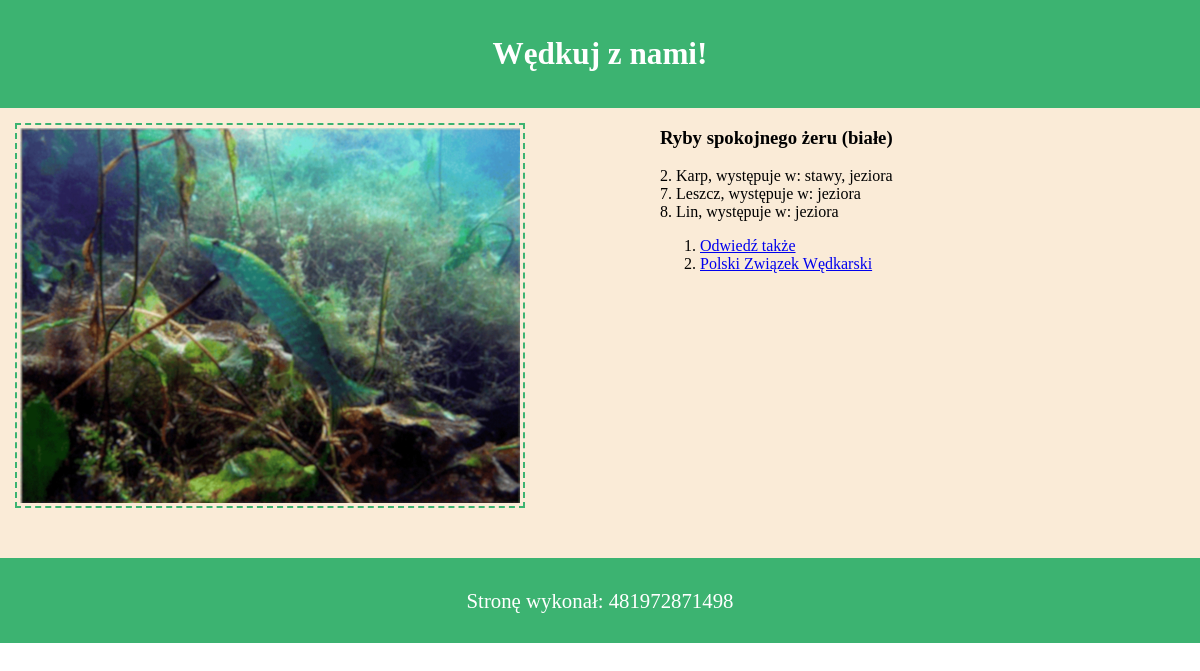
Screenshot of /ee09_2020_styczen_1/wedkowanie.php with the database file from the repository.
### tables this page shows
CREATE TABLE `ryby` (
  `id` int(10) UNSIGNED NOT NULL,
  `nazwa` text,
  `wystepowanie` text,
  `styl_zycia` int(11) DEFAULT NULL
);

### ee09_2020_styczen_1/wedkowanie.php (the view, shortened to what this page needs)
<!DOCTYPE html>
<html lang="pl">
<head>
    <link href="styl2.css" rel="stylesheet">
</head>
<body>
    <div id="baner">
        <h2>Wędkuj z nami!</h2>
    </div>
    <div id="lewy">
        <img src="ryba2.jpg" alt="Szczupak">
    </div>
    <div id="prawy">
        <h3>Ryby spokojnego żeru (białe)</h3>
        <?php
            $conn = mysqli_connect('localhost','root','','wedkowanie2');
            $sql = "select id, nazwa, wystepowanie from ryby where ryby.styl_zycia=2";
            $wynik = mysqli_query($conn, $sql);
            while($row=mysqli_fetch_assoc($wynik))
            {
                echo $row['id'].". ".$row['nazwa'].", występuje w: ".$row['wystepowanie']."<br>";
            }
        ?>
        <ol>
            <li><a href="https://wedkuje.pl/" target="_blank">Odwiedź także</a></li>
            <li><a href="http://www.pzw.org.pl/" target="_blank">Polski Związek Wędkarski</a></li>
        </ol>
    </div>
    <div id="stopka">
        <p>Stronę wykonał: 481972871498</p>
    </div>
</body>
</html>

### ee09_2020_styczen_1/styl2.css (style rules this page uses)
body { font-family: Garamond; margin:0; }
#baner { background-color: #3CB371; color: white; padding: 10px; font-size: 130%; text-align: center; }
#lewy { background-color: #FAEBD7; width: 55%; height: 450px; float:left; }
#prawy { background-color: #FAEBD7; width: 45%; height: 450px; float:left; }
#stopka { background-color: #3CB371; color: white; padding: 10px; font-size: 130%; text-align: center; clear:both; }
img { padding: 3px; margin:15px; border: 2px dashed #3CB371; }

### rows the page displays
ryby: id "2", nazwa "Karp", wystepowanie "stawy, jeziora"
ryby: id "7", nazwa "Leszcz", wystepowanie "jeziora"
ryby: id "8", nazwa "Lin", wystepowanie "jeziora"
